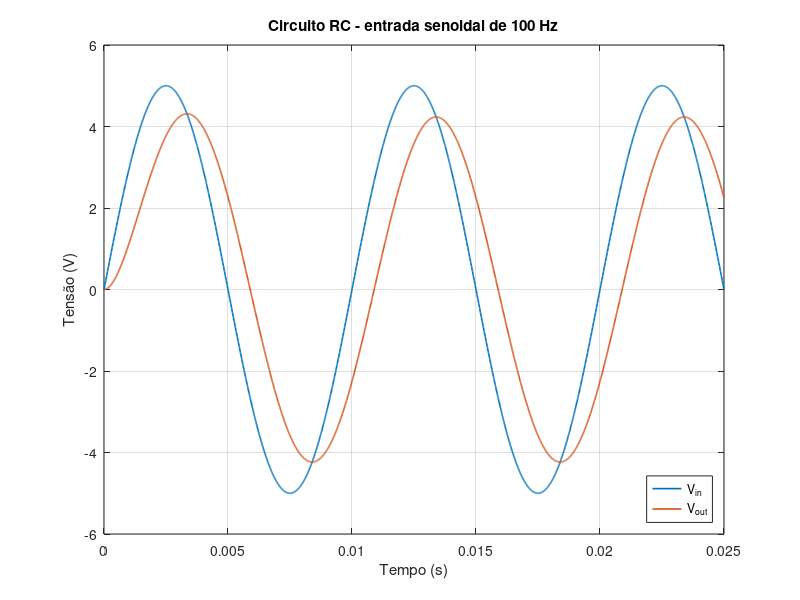

Reproduce this figure in MATLAB.
% circuito_RC_seno_1.m
% Simula entrada senoidal num circuito TC passa-baixa

pkg load control

R = 1e3;
C = 1e-6;

s = tf('s');

H = 1/(R*C*s + 1);

f = 100;
Vm = 5;

T = 1/f;          % período da onda senoidal
t_fim = 2.5*T;    % simulando 2,5 periodos da onda
t = 0:1e-5:t_fim;

Vin = Vm*sin(2*pi*f*t);

[Vout, t] = lsim(H, Vin, t);

plot(t, Vin, 'LineWidth', 1.2);
hold on;
plot(t, Vout, 'LineWidth', 1.2);

grid on;

xlabel('Tempo (s)');
ylabel('Tensão (V)');

legend('V_{in}', 'V_{out}', "location", "southeast");

title('Circuito RC - entrada senoidal de 100 Hz');
